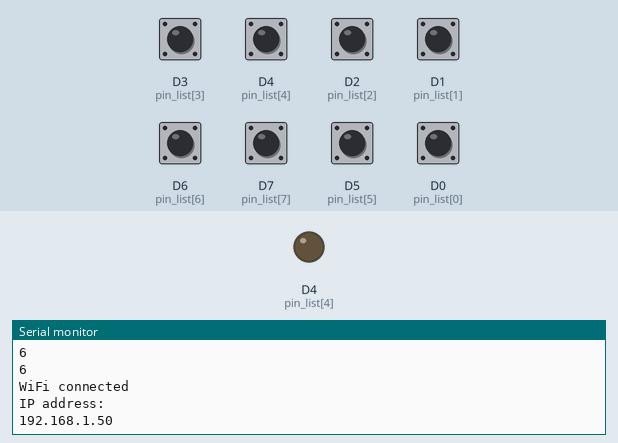
Recording of a sketch running on a simulated ESP8266 (NodeMCU). On the bench: output pins drawn as LEDs (lit = HIGH), the last lines printed to the serial monitor. Inputs (shaded band) come from the test bench; at power-on: D0 (pin_list[0]), D1 (pin_list[1]), D2 (pin_list[2]), D3 (pin_list[3]), D4 (pin_list[4]), D5 (pin_list[5]), D6 (pin_list[6]), D7 (pin_list[7]) HIGH. WiFi joins after 1.5 s; servers stay silent unless stated; no MQTT or app messages arrive unless stated.

Above: at 2.7 s.
2.8 s: D3 (pin_list[3]) pulled LOW for 0.15 s
At 4.1 s:
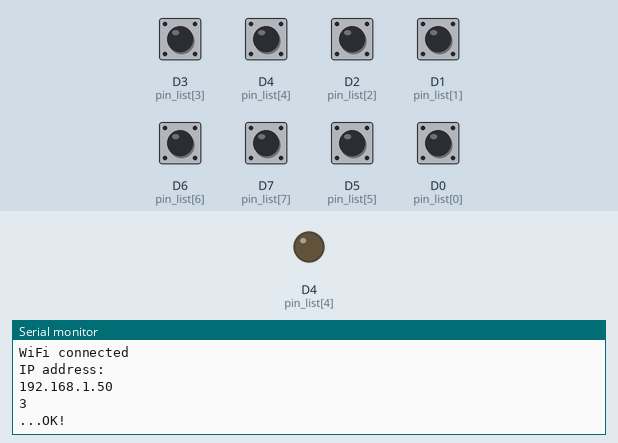
4.4 s: D4 (pin_list[4]) pulled LOW for 0.15 s
At 5.3 s:
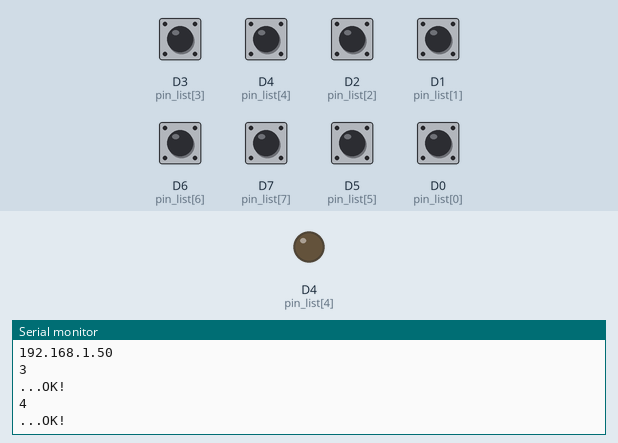
6.0 s: D2 (pin_list[2]) pulled LOW for 0.15 s
At 6.6 s:
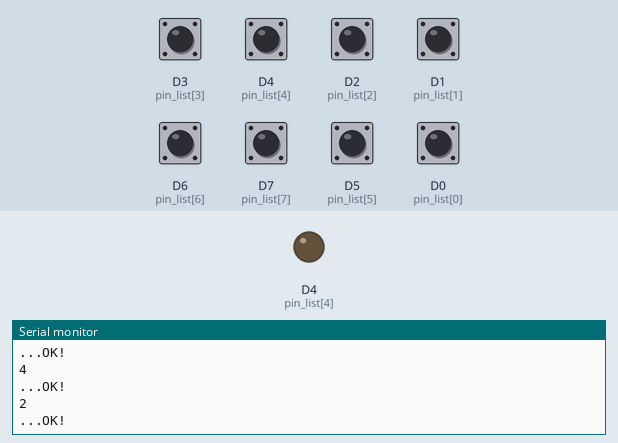
7.6 s: D1 (pin_list[1]) pulled LOW for 0.15 s
At 8.9 s:
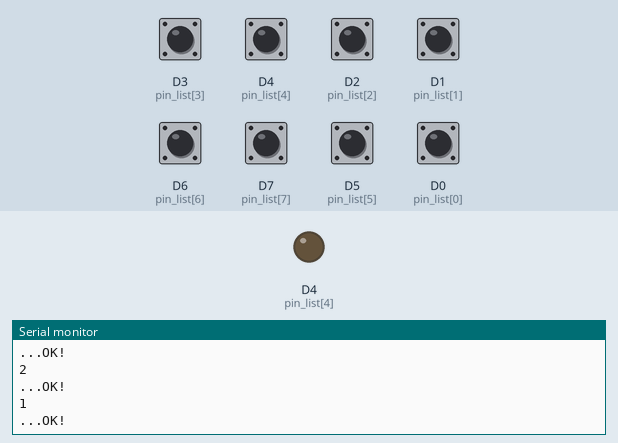
9.2 s: D7 (pin_list[7]) pulled LOW for 0.15 s
At 10.3 s:
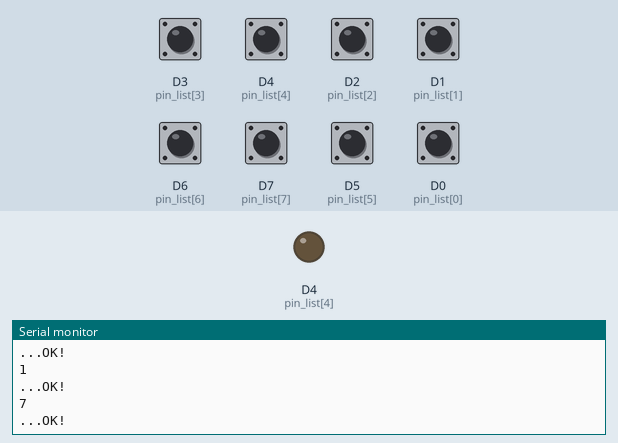
10.8 s: D5 (pin_list[5]) pulled LOW for 0.15 s
At 11.5 s:
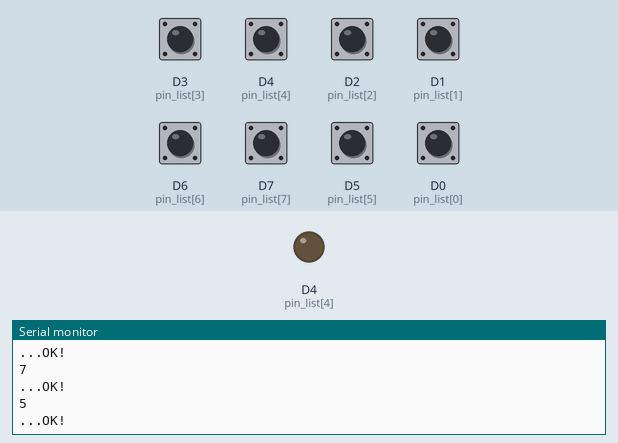
Timing chart, 0 to 13.4 s (numbered marks = the images above; inputs shaded):
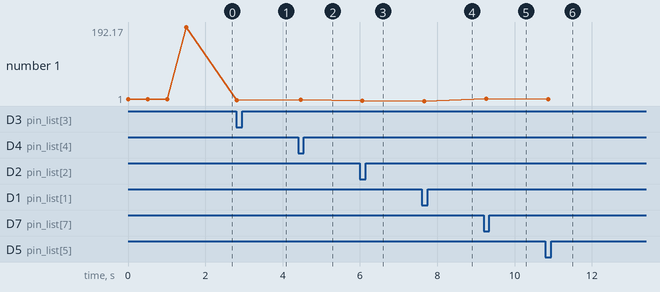

The sketch:

multiple_switch_8.ino
```cpp
#include <ESP8266WiFi.h>
#include "Adafruit_MQTT.h"
#include "Adafruit_MQTT_Client.h"

#define WLAN_SSID       ""
#define WLAN_PASS       ""

WiFiClient client;
Adafruit_MQTT_Client mqtt(&client, "mqtt.lan", 1883);
Adafruit_MQTT_Publish button = Adafruit_MQTT_Publish(&mqtt, "domos/desk/button");

int pin_list[] = {D0, D1, D2, D3, D4, D5, D6, D7};
void MQTT_connect();


void setup()
{
  Serial.begin(115200);
  pinMode(BUILTIN_LED, OUTPUT);
  delay(10);
  digitalWrite(BUILTIN_LED, LOW);

  for (int i = 0; i < 8; i++) {
    pinMode(pin_list[i], INPUT_PULLUP);
  }

  Serial.print("Connecting to ");
  Serial.println(WLAN_SSID);

  WiFi.begin(WLAN_SSID, WLAN_PASS);
  while (WiFi.status() != WL_CONNECTED)
  {

    Serial.println(WiFi.status());
    delay(500);
  }
  Serial.println();
  Serial.println("WiFi connected");
  Serial.println("IP address: ");
  Serial.println(WiFi.localIP());
  digitalWrite(BUILTIN_LED, HIGH);


}


void loop()
{
  for (int i = 0; i < 8; i++)
  {
    int sensorVal = digitalRead(pin_list[i]);
    //Serial.print(sensorVal);
    if (sensorVal != HIGH)
    {
      Serial.println(i);
      MQTT_connect();
      Serial.print("...");
      if (!button.publish(i))
      {
        Serial.println(F("Failed"));
      }
      else
      {
        digitalWrite(BUILTIN_LED, LOW);
        Serial.println(F("OK!"));
        delay(500);
        digitalWrite(BUILTIN_LED, HIGH);
      }
      //    delay(500);
    }
  }
  delay(100); // delay in between reads for stability*/
}

void MQTT_connect()
{
  int8_t ret;
  if (mqtt.connected())
  {
    return;
  }
  uint8_t retries = 3;
  while ((ret = mqtt.connect()) != 0)
  {
    mqtt.disconnect();
    delay(5000);
    retries--;
    if (retries == 0)
    {
      while (1)
        ;
    }
  }
}
```

Measured:
- after the input at 2.8 s, the serial monitor: prints a new line at once (image 1)
- after the input at 4.4 s, the serial monitor: prints a new line after 0.07 s (image 2)
- after the input at 6.0 s, the serial monitor: prints a new line after 0.07 s (image 3)
- after the input at 7.6 s, the serial monitor: prints a new line after 0.07 s (image 4)
- after the input at 9.2 s, the serial monitor: prints a new line after 0.07 s (image 5)
- after the input at 10.8 s, the serial monitor: prints a new line after 0.07 s (image 6)
- plotted number 1: 192.17 → 3 after the input at 2.8 s, 3 → 4 after the input at 4.4 s, 4 → 2 after the input at 6.0 s, 2 → 1 after the input at 7.6 s, 1 → 7 after the input at 9.2 s
